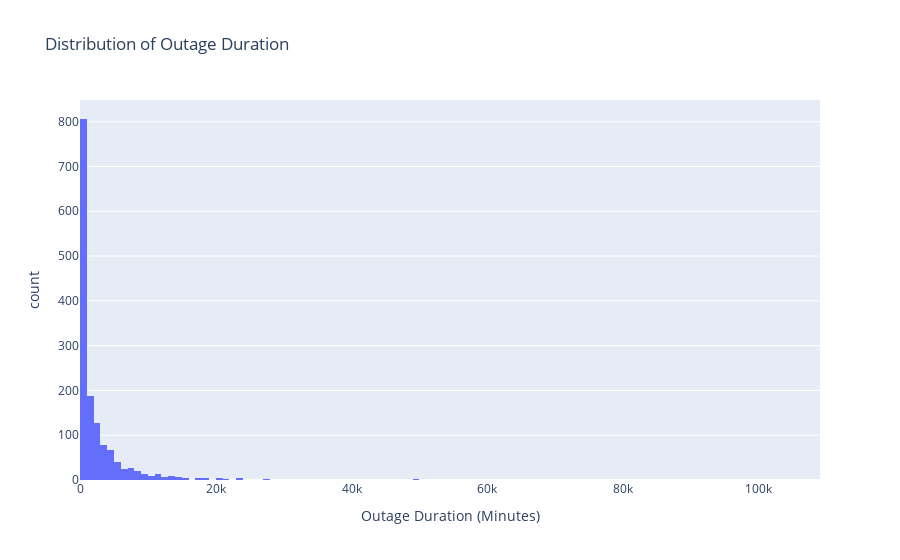

Notebook source saved alongside this figure:
### Markdown cell above
First, we write codes to analyse our first chosen column: outage duration.

### Code cell
fig = px.histogram(df, x='OUTAGE.DURATION', title = 'Distribution of Outage Duration')
fig.update_layout(xaxis_title='Outage Duration (Minutes)')
fig.show()

### Figure 1 — Plotly figure (JSON) as saved in the notebook; plotly's stock layout.template omitted (floating-point values rounded to 4 significant figures; data arrays with more than 128 entries replaced by an {"elided": "..."} marker saying what was removed)
{"data": [{"alignmentgroup": "True", "bingroup": "x", "hovertemplate": "OUTAGE.DURATION=%{x}<br>count=%{y}<extra></extra>", "legendgroup": "", "marker": {"color": "#636efa", "pattern": {"shape": ""}}, "name": "", "offsetgroup": "", "orientation": "v", "showlegend": false, "type": "histogram", "x": {"elided": "1534 int values"}, "xaxis": "x", "yaxis": "y"}], "layout": {"barmode": "relative", "legend": {"tracegroupgap": 0}, "title": {"text": "Distribution of Outage Duration"}, "xaxis": {"anchor": "y", "domain": [0, 1], "title": {"text": "Outage Duration (Minutes)"}}, "yaxis": {"anchor": "x", "domain": [0, 1], "title": {"text": "count"}}}}
